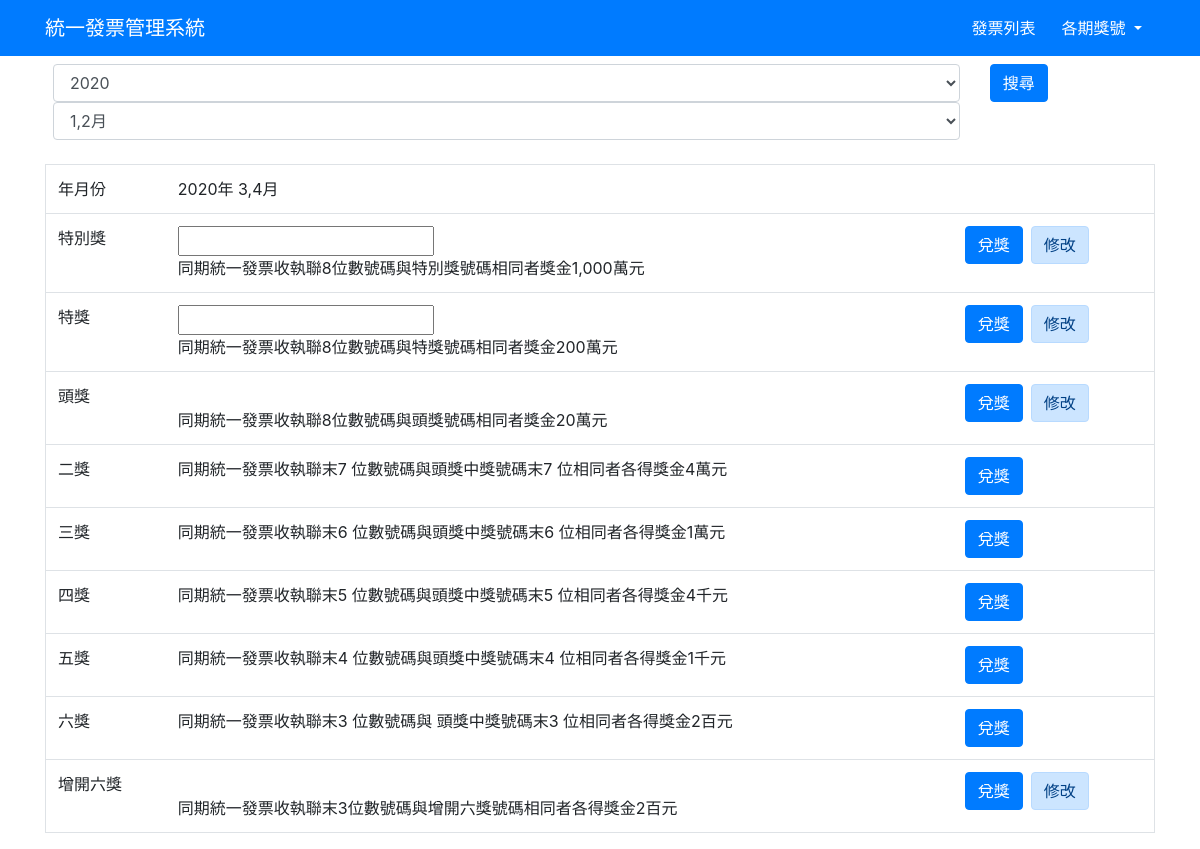
Before: /query.php?period=2 with the older database file.
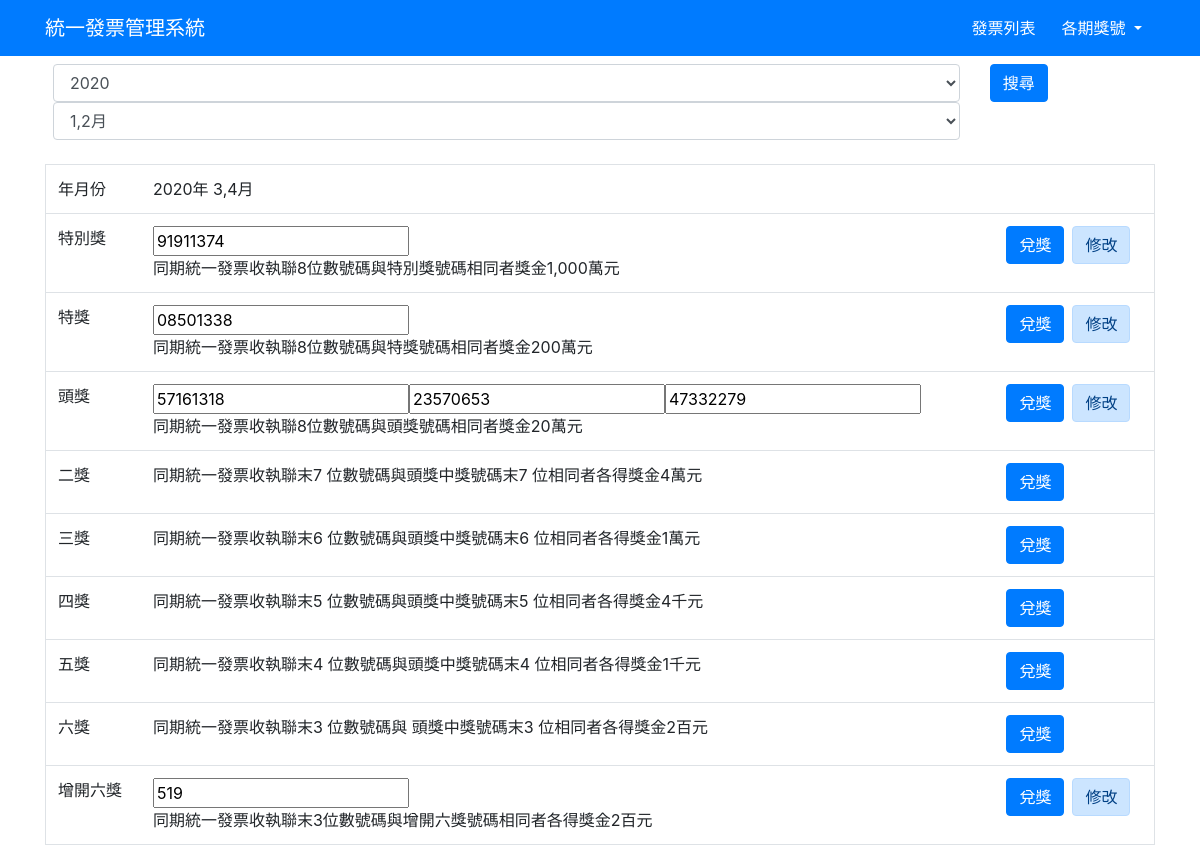
After: the same page with the newer database file.
### tables this page shows
CREATE TABLE `award_number` (
  `id` int(20) UNSIGNED NOT NULL COMMENT '流水號',
  `year` year(4) NOT NULL COMMENT '年',
  `period` tinyint(1) UNSIGNED NOT NULL COMMENT '期',
  `number` int(8) UNSIGNED NOT NULL COMMENT '號碼',
  `type` tinyint(1) UNSIGNED NOT NULL COMMENT '類別'
);

### DBC.php (called while the page is built, shortened)
<?php
    $dbname = 'invoice';
    $dsn = "mysql:host=localhost;charset=utf8;dbname=$dbname";
    $pdo = new pdo($dsn,'root','');
    function all($table,$arg=1){
        global $pdo;
        if(is_array($arg)){
            foreach($arg as $key => $value){
                $tmp[] = "`".$key."`='".$value."'";
            }
            $sql ="select * from `$table` where". implode('&&',$tmp);
        }else{
            $sql = "select * from `$table` where $arg";
        }
        $rows = $pdo->query($sql)->fetchALL();
        return $rows;
    }
    function find($table,$arg=1){
        global $pdo;
        $sql = "select * from `$table`";
        if(is_array($arg)){
            foreach($arg as $key => $value){
                $tmp[] = "`$key` = '$value'";
            }
                $tmp2 = implode('&&',$tmp);
                $sql = "select * from `$table` where $tmp2";
        }else{
            $sql = "select * from `$table` where `id` = '$arg'";
        }
            $rows = $pdo->query($sql)->fetch();
            return $rows;
    }
?>

### query.php (the view, shortened to what this page needs)
<!DOCTYPE html>
<html lang="en">
<head>
</head>
<body>
    <?php
    include "layout/header.php";
    include "DBC.php";
    $period = ceil(date('n')/2);
    $monthStr = [
        '1'=>'1,2月',
        '2'=>'3,4月',
        '3'=>'5,6月',
        '4'=>'7,8月',
        '5'=>'9,10月',
        '6'=>'11,12月',
    ];
    if(isset($_GET['period'])){
        $period = $_GET['period'];
    }else{
        $period = 1;
    }
    if(isset($_GET['year'])){
        $year = $_GET['year'];
    }else{
        $year = date('Y');
    }
    $num1 = find('award_number',['period'=>$period,'year'=>$year,'type'=>1]);
    $num2 = find('award_number',['period'=>$period,'year'=>$year,'type'=>2]);
    $num3 = all('award_number',['period'=>$period,'year'=>$year,'type'=>3]);
    $num4 = find('award_number',['period'=>$period,'year'=>$year,'type'=>4]);
    ?>
    <div class="container">
    <form action="invoice.php" method="GET" class="row p-2">
        <div class="form-group col-10">
            <select name="year" class="form-control">
                        <option value="<?=$year?>" selected="selected"><?=$year?></option>
            </select>
            <select name="period" class="form-control">
                <option value="1">1,2月</option>
            </select>
        </div>
        <div class="form-group col-2">
            <input type="submit" value="搜尋" class="btn btn-primary">
        </div>
    </form>
        <table class='table border'>
            <tr>
                <td>年月份</td>
                <td><?=$year?>年 <?=$monthStr[$period]?></td>
            </tr>
            <tr>
            <form action="award_edit.php" method="post">
                <td>特別獎</td>
                <td><input type="text" name='number' value='<?php if(!empty($num1['number'])){echo sprintf("%08d",$num1['number']);}?>'>
                <br>同期統一發票收執聯8位數號碼與特別獎號碼相同者獎金1,000萬元</td>
                <td><a class='btn btn-primary' href="award.php?aw=1&&year=<?=$year?>&&period=<?=$period?>">兌獎</a><input type="submit" class='btn alert-primary ml-2' value="修改"></td>
            </form>
            </tr>
            <tr>
            <form action="award_edit.php" method="post">
                <td>特獎</td>
                <td><input type="text" name='number' value='<?php
                if(!empty($num2['number'])){echo sprintf("%08d",$num2['number']).'';}
                ?>'>
                <br>同期統一發票收執聯8位數號碼與特獎號碼相同者獎金200萬元</td>
                <td><a class='btn btn-primary' href="award.php?aw=2&&year=<?=$year?>&&period=<?=$period?>">兌獎</a><input type="submit" class='btn alert-primary ml-2' value="修改"></td>
            </form>
            </tr>
            <tr>
            <form action="award_edit.php" method="post">
                <td>頭獎</td>
                <td><?php foreach($num3 as $num){
                    echo "<input type='text' name='number[]' value='".sprintf("%08d",$num['number'])."'>";
                    }?>
                    <br>同期統一發票收執聯8位數號碼與頭獎號碼相同者獎金20萬元</td>
                <td><a class='btn btn-primary' href="award.php?aw=3&&year=<?=$year?>&&period=<?=$period?>">兌獎</a><input type="submit" class='btn alert-primary ml-2' value="修改"></td>
            </form>
            </tr>
            <tr>
                <td>二獎</td>
                <td>同期統一發票收執聯末7 位數號碼與頭獎中獎號碼末7 位相同者各得獎金4萬元</td>
                <td><a class='btn btn-primary' href="award.php?aw=4&&year=<?=$year?>&&period=<?=$period?>">兌獎</a></td>
            </tr>
            <tr>
                <td>三獎</td>
                <td>同期統一發票收執聯末6 位數號碼與頭獎中獎號碼末6 位相同者各得獎金1萬元</td>
                <td><a class='btn btn-primary' href="award.php?aw=5&&year=<?=$year?>&&period=<?=$period?>">兌獎</a></td>
            </tr>
            <tr>
                <td>四獎</td>
                <td>同期統一發票收執聯末5 位數號碼與頭獎中獎號碼末5 位相同者各得獎金4千元</td>
                <td><a class='btn btn-primary' href="award.php?aw=6&&year=<?=$year?>&&period=<?=$period?>">兌獎</a></td>
            </tr>
            <tr>
                <td>五獎</td>
                <td>同期統一發票收執聯末4 位數號碼與頭獎中獎號碼末4 位相同者各得獎金1千元</td>
                <td><a class='btn btn-primary' href="award.php?aw=7&&year=<?=$year?>&&period=<?=$period?>">兌獎</a></td>
            </tr>
            <tr>
                <td>六獎</td>
                <td>同期統一發票收執聯末3 位數號碼與 頭獎中獎號碼末3 位相同者各得獎金2百元</td>
                <td><a class='btn btn-primary' href="award.php?aw=8&&year=<?=$year?>&&period=<?=$period?>">兌獎</a></td>
            </tr>
            <tr>
            <form action="award_edit.php" method="post">
                <td>增開六獎</td>
                <td><?php
                if(!empty($num4['number'])){
                    echo "<input type='text' name='number' value='".sprintf("%03d",$num4['number'])."'>";
                }
                ?>
                <br>同期統一發票收執聯末3位數號碼與增開六獎號碼相同者各得獎金2百元</td>
                <td><a class='btn btn-primary' href="award.php?aw=9&&year=<?=$year?>&&period=<?=$period?>">兌獎</a><input type="submit" class='btn alert-primary ml-2' value="修改"></td>
            </form>
            </tr>
        </table>
    </div>
</body>
</html>

### cdn/CDN.php (shortened to what this page needs)
<link rel="stylesheet" href="https://stackpath.bootstrapcdn.com/bootstrap/4.4.1/css/bootstrap.min.css">

### layout/header.php (shortened to what this page needs)
<?php include 'cdn/CDN.php'; ?>
  <nav class="navbar navbar-expand-lg navbar-dark bg-primary">
    <div class="container">
          <a class="navbar-brand" href="index.php">統一發票管理系統</a>
            <div class="nav ml-auto">
              <a class="btn btn-primary" href="list.php">發票列表</a>
              <div class="dropdown">
                <a class="btn btn-primary dropdown-toggle" id="dropdownMenuButton" data-toggle="dropdown" href="invoice.php">
                各期獎號
                </a>
              </div>
            </div>
      </div>
    </nav>

Changed rows visible on the page:
added award_number: number "91911374"
added award_number: number "08501338"
added award_number: number "57161318"
added award_number: number "23570653"
added award_number: number "47332279"
added award_number: number "519"
